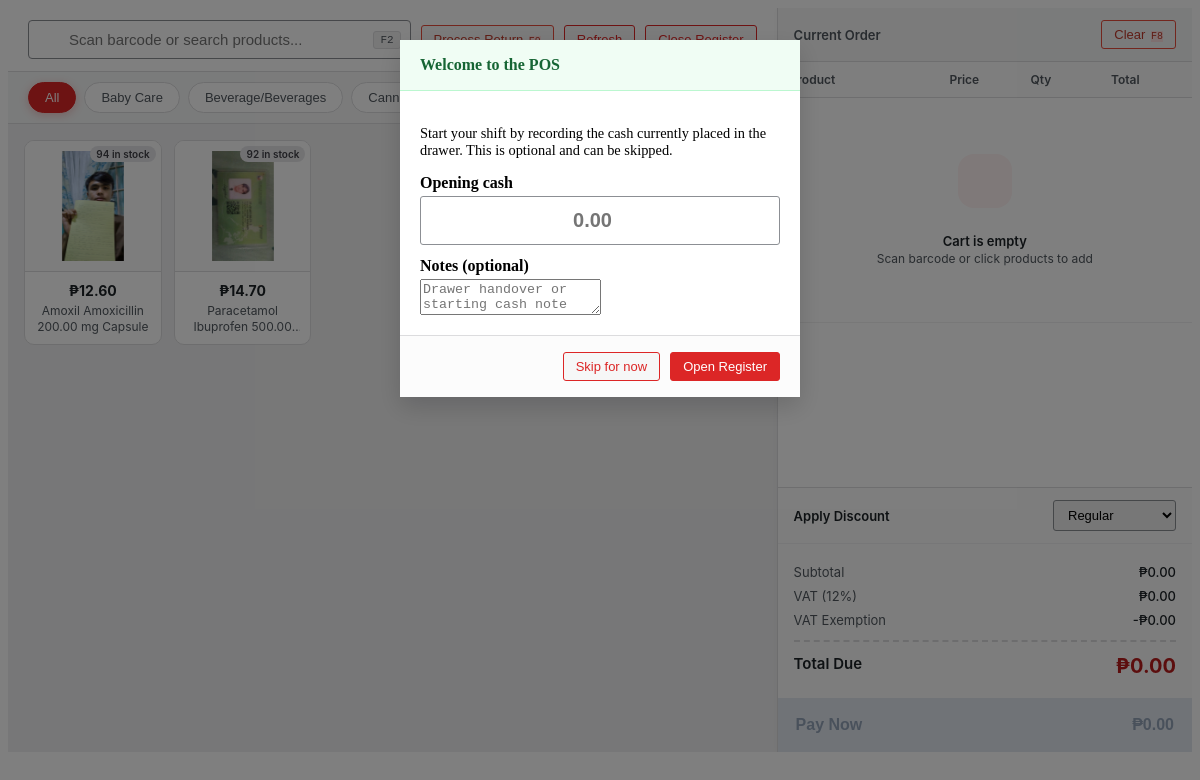
The page /reusablepage/salespos.php (signed in) on the database as committed earlier.
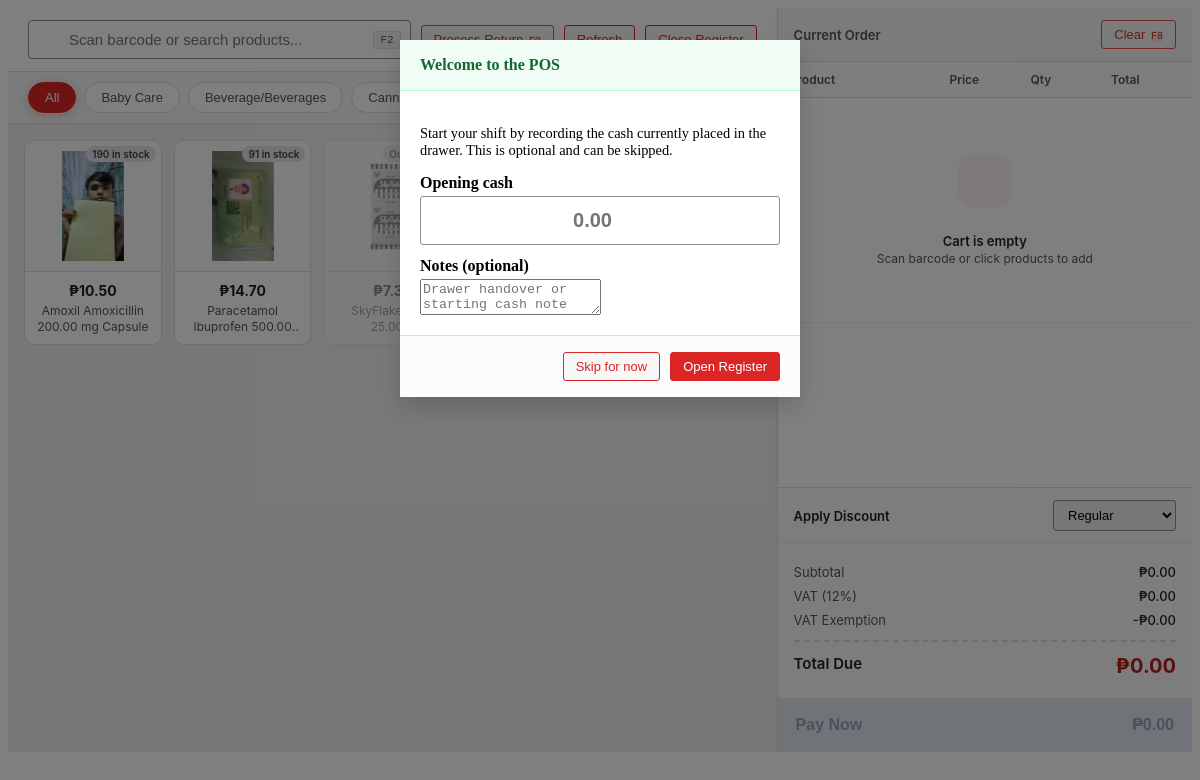
The same page on the database as committed later.
### tables this page shows
CREATE TABLE `product_categories` (
  `id` int(11) NOT NULL,
  `category_name` varchar(100) NOT NULL,
  `has_vat` tinyint(1) NOT NULL DEFAULT 0,
  `senior_discount` tinyint(1) NOT NULL DEFAULT 0,
  `pwd_discount` tinyint(1) NOT NULL DEFAULT 0
);

CREATE TABLE `products` (
  `id` int(11) NOT NULL,
  `branded_name` varchar(255) NOT NULL COMMENT 'Brand name (e.g., Amoxil)',
  `generic_name` varchar(255) NOT NULL COMMENT 'Generic/active ingredient (e.g., Amoxicillin)',
  `strength` decimal(10,2) NOT NULL DEFAULT 0.00 COMMENT 'Main strength value (e.g., 500mg)',
  `measurement_id` int(11) NOT NULL COMMENT 'FK to unit_measurement table',
  `barcode` varchar(100) DEFAULT NULL COMMENT 'Barcode for POS scanning',
  `category_id` int(11) DEFAULT NULL,
  `classification_id` int(11) DEFAULT NULL,
  `units_per_package` int(11) DEFAULT NULL COMMENT 'Units per package/blister/bottle',
  `imageproduct` varchar(500) NOT NULL,
  `is_basic_necessities` tinyint(1) NOT NULL DEFAULT 0,
  `package_type` varchar(100) DEFAULT NULL COMMENT 'Blister, Bottle, Strip, Box, Jar, etc.',
  `dosage_form` varchar(100) DEFAULT NULL COMMENT 'Tablet, Capsule, Syrup, Suspension, Cream, Drops',
  `dosage_form_id` int(11) DEFAULT NULL,
  `strength_per_quantity` decimal(10,2) DEFAULT NULL COMMENT 'Qty for strength (e.g., 5 for 5mL in syrup)',
  `strength_per_quantity_unit` varchar(50) DEFAULT NULL COMMENT 'Unit for strength_per_quantity (e.g., mL, g)',
  `is_hidden` tinyint(1) NOT NULL DEFAULT 0
);

### function/workingpos.php (called while the page is built, shortened)
<?php
class Product {
    private $conn;
    public function __construct($db) {
        $this->conn = $db;
    }
    public function getProducts() {
        $sql = "SELECT p.*,
                    pc.category_name,
                    pc.has_vat, pc.senior_discount, pc.pwd_discount,
                    um.different_measurement AS measurement_name,
                    COALESCE(SUM(CASE
                        WHEN i.current_quantity > 0
                             AND (i.expiry_date IS NULL OR i.expiry_date >= CURDATE())
                        THEN i.current_quantity
                        ELSE 0
                    END), 0) AS stock,
                    MIN(CASE
                        WHEN i.current_quantity > 0
                             AND i.expiry_date IS NOT NULL
                             AND i.expiry_date >= CURDATE()
                        THEN i.expiry_date
                        ELSE NULL
                    END) AS earliest_expiry_date,
                    COALESCE((SELECT newest.sale_price
                              FROM inventory newest
                              WHERE newest.product_id = p.id
                              ORDER BY newest.date_received DESC, newest.id DESC
                              LIMIT 1), 0) AS total_price,
                    COALESCE((SELECT newest.purchase_cost
                              FROM inventory newest
                              WHERE newest.product_id = p.id
                              ORDER BY newest.date_received DESC, newest.id DESC
                              LIMIT 1), 0) AS net_price,
                    COALESCE((SELECT newest.sale_price
                              FROM inventory newest
                              WHERE newest.product_id = p.id
                              ORDER BY newest.date_received DESC, newest.id DESC
                              LIMIT 1), 0) AS sale_price
                FROM products p
                LEFT JOIN product_categories pc ON p.category_id = pc.id
                LEFT JOIN unit_measurement um ON p.measurement_id = um.unit_id
                LEFT JOIN inventory i ON p.id = i.product_id
                GROUP BY p.id
                ORDER BY p.generic_name ASC";
        $stmt = $this->conn->prepare($sql);
        $stmt->execute();
        return $stmt->fetchAll(PDO::FETCH_ASSOC);
    }
    public function getCategories() {
        $sql = "SELECT * FROM product_categories ORDER BY category_name ASC";
        $stmt = $this->conn->prepare($sql);
        $stmt->execute();
        return $stmt->fetchAll(PDO::FETCH_ASSOC);
    }
    public function getDiscounts() {
        $sql = "SELECT * FROM discounts ORDER BY id ASC";
        $stmt = $this->conn->prepare($sql);
        $stmt->execute();
        return $stmt->fetchAll(PDO::FETCH_ASSOC);
    }
}

### reusablepage/salespos.php (the view, shortened to what this page needs)
<?php
require_once __DIR__ . "/../conn/database.php";
require_once __DIR__ . "/../function/workingpos.php";
$product = new Product($db);
$products = $product->getProducts();
$categories = $product->getCategories();
$discounts = $product->getDiscounts();
?>
<link rel="stylesheet" href="../css/pos_wepos.css?v=1.7">
<div class="wepos-wrapper" id="weposApp">
    <div class="wepos-left">
        <div class="wepos-header">
            <div class="wepos-search-container">
                <input type="text" id="weposSearch" placeholder="Scan barcode or search products..." autocomplete="off">
                <kbd>F2</kbd>
            </div>
            <button type="button" class="wepos-btn wepos-btn-outline text-danger" style="border-color: #e74c3c; color: #c0392b;" onclick="openReturnModal()">
                    <i class="fas fa-undo-alt me-1"></i> Process Return <kbd style="font-size: 10px; background: #fee2e2; color: #c0392b; border: none; margin-left: 2px;">F9</kbd>
                </button>
            <button class="wepos-btn wepos-btn-outline" onclick="location.reload()">
            </button>
            <button class="wepos-btn wepos-btn-outline text-primary" onclick="weposOpenClosingModal()">
            </button>
        </div>
        <div class="wepos-categories">
            <button class="wepos-cat-btn active" onclick="weposFilterCat('All')">All</button>
            <?php foreach ($categories as $cat): ?>
                <button class="wepos-cat-btn" onclick="weposFilterCat('<?= htmlspecialchars($cat['category_name']) ?>')">
                    <?= htmlspecialchars($cat['category_name']) ?>
                </button>
            <?php endforeach; ?>
        </div>
        <div class="wepos-products-area">
            <div class="wepos-products-grid" id="weposGrid">
                <?php foreach ($products as $row): ?>
                    <?php
                        $stock = (int)($row['stock'] ?? 0);
                        $isOut = $stock <= 0;
                        $expiryDate = $row['earliest_expiry_date'] ?? null;
                        $isExpired = ($expiryDate && strtotime($expiryDate) < strtotime('today')) ? true : false;
                        $image = !empty($row['imageproduct']) ? "../img/" . $row['imageproduct'] : "";
                        $salePrice = (float)($row['total_price'] ?? $row['sale_price'] ?? 0);
                        $costPrice = (float)($row['net_price'] ?? $row['purchase_cost'] ?? $salePrice);
                    ?>
                    <div class="wepos-product-card <?= $isOut ? 'out-of-stock' : '' ?><?= $isExpired ? ' expired' : '' ?>"
                         data-id="<?= $row['id'] ?>"
                         data-name="<?= htmlspecialchars($row['branded_name']) ?> <?= htmlspecialchars($row['generic_name']) ?> <?= htmlspecialchars($row['strength'] ?? '') ?> <?= htmlspecialchars($row['measurement_name'] ?? '') ?><?= !empty(trim($row['dosage_form'] ?? '')) ? ' ' . htmlspecialchars(trim($row['dosage_form'])) : '' ?><?= isset($row['strength_per_quantity']) && $row['strength_per_quantity'] > 0 ? ' (' . htmlspecialchars((string)$row['strength_per_quantity']) . ' ' . htmlspecialchars(trim($row['strength_per_quantity_unit'] ?? '')) . ' per unit)' : '' ?>"
                         data-branded="<?= htmlspecialchars($row['branded_name']) ?>"
                         data-generic="<?= htmlspecialchars($row['generic_name']) ?>"
                         data-strength="<?= htmlspecialchars(trim(($row['strength'] ?? '') . (($row['strength'] ?? '') !== '' ? ' ' : '') . ($row['measurement_name'] ?? ''))) ?>"
                         data-form="<?= htmlspecialchars(trim($row['dosage_form'] ?? '')) ?>"
                         data-price="<?= $salePrice ?>"
                         data-net="<?= $costPrice ?>"
                         data-barcode="<?= htmlspecialchars($row['barcode'] ?? '') ?>"
                         data-category="<?= htmlspecialchars($row['category_name'] ?? 'Uncategorized') ?>"
                         data-has-vat="<?= (int)($row['has_vat'] ?? 0) ?>"
                         data-senior="<?= (int)($row['senior_discount'] ?? 0) ?>"
                         data-pwd="<?= (int)($row['pwd_discount'] ?? 0) ?>"
                         data-stock="<?= $stock ?>"
                         data-pcs="<?= (int)($row['pcs'] ?? 1) ?>"
                         data-expired="<?= $isExpired ? '1' : '0' ?>"
                         onclick="event.stopPropagation(); weposAddToCart(this)">
                        <div class="wepos-card-img">
                            <?php if ($image): ?>
                                <img src="<?= $image ?>" alt="">
                            <?php else: ?>
                                <i class="fas fa-box" style="font-size: 2rem; color: #cbd5e1;"></i>
                            <?php endif; ?>
                            <?php if ($isExpired): ?>
                                <span class="wepos-stock-badge expired">EXPIRED</span>
                            <?php elseif ($isOut): ?>
                                <span class="wepos-stock-badge empty">Out of Stock</span>
                            <?php else: ?>
                                <span class="wepos-stock-badge <?= $stock <= 10 ? 'low' : '' ?>"><?= $stock ?> in stock</span>
                            <?php endif; ?>
                        </div>
                        <div class="wepos-card-info">
                            <div class="wepos-card-price">₱<?= number_format($salePrice, 2) ?></div>
                            <div class="wepos-card-name">
                                <?= htmlspecialchars($row['branded_name']) ?> <?= htmlspecialchars($row['generic_name']) ?> <?= htmlspecialchars($row['strength'] ?? '') ?> <?= htmlspecialchars($row['measurement_name'] ?? '') ?><?= !empty(trim($row['dosage_form'] ?? '')) ? ' ' . htmlspecialchars(trim($row['dosage_form'])) : '' ?>
                            </div>
                        </div>
                    </div>
                <?php endforeach; ?>
            </div>
        </div>
    </div>
    <div class="wepos-right">
        <div class="wepos-cart-header">
            <span style="font-size:13px; font-weight:600; color:#50575e;"><i class="fas fa-shopping-cart me-1"></i> Current Order</span>
            <div class="wepos-cart-actions">
                <button class="wepos-btn wepos-btn-outline text-danger" style="border-color: #e74c3c; color: #c0392b;" onclick="weposClearCart()">
                    <i class="fas fa-trash-alt me-1"></i> Clear <kbd style="font-size: 10px; background: #fee2e2; color: #c0392b; border: none; margin-left: 2px;">F8</kbd>
                </button>
            </div>
        </div>
        <div class="wepos-cart-items">
            <table class="wepos-cart-table">
                <thead>
                    <tr>
                        <th class="wepos-col-name">Product</th>
                        <th class="wepos-col-price">Price</th>
                        <th class="wepos-col-qty">Qty</th>
                        <th class="wepos-col-total">Total</th>
                        <th class="wepos-col-action"></th>
                    </tr>
                </thead>
                <tbody id="weposCartBody">
                </tbody>
            </table>
        </div>
        <div class="wepos-checkout-area">
            <div class="wepos-discount-row">
                <div class="wepos-discount-label"><i class="fas fa-tags text-primary"></i> Apply Discount</div>
                <select id="weposDiscount" class="wepos-select" onchange="weposOnDiscountChange(this)">
                    <?php foreach ($discounts as $d): ?>
                        <?php
                            $discountName = trim((string)($d['discount_name'] ?? ''));
                            $discountRate = (float)($d['discount_rate'] ?? 0);
                            $isStatutoryDiscount = stripos($discountName, 'senior') !== false || stripos($discountName, 'pwd') !== false;
                            $displayName = $discountName;
                            $displayRate = number_format($discountRate > 1 ? $discountRate / 100 : $discountRate, 2, '.', '');
                            $displayRule = $isStatutoryDiscount ? 'statutory' : 'regular';
                            $displayExempt = $isStatutoryDiscount ? 1 : (int)($d['is_vat_exempt'] ?? 0);
                        ?>
                        <option value="<?= (int)$d['id'] ?>"
                                data-rate="<?= $displayRate ?>"
                                data-rule="<?= $displayRule ?>"
                                data-exempt="<?= $displayExempt ?>"
                                <?= ($discountRate == 0) ? 'selected' : '' ?>>
                            <?= htmlspecialchars($displayName, ENT_QUOTES, 'UTF-8') ?>
                        </option>
                    <?php endforeach; ?>
                </select>
            </div>
            <div class="wepos-calc-box">
                <div class="wepos-calc-row">
                    <span>Subtotal</span>
                    <span id="calcSub">₱0.00</span>
                </div>
                <div class="wepos-calc-row text-muted" id="rowVat" style="display:none;">
                    <span>VAT (12%)</span>
                    <span id="calcVat">+₱0.00</span>
                </div>
                <div class="wepos-calc-row text-muted" id="rowVatExempt" style="display:none;">
                    <span>VAT Exemption</span>
                    <span id="calcVatExempt">-₱0.00</span>
                </div>
                <div class="wepos-calc-row total-row">
                    <span>Total Due</span>
                    <span class="wepos-grand-total" id="calcTotal">₱0.00</span>
                </div>
            </div>
            <button class="wepos-pay-btn" id="weposPayBtn" onclick="weposOpenPayModal()" disabled>
                <span>Pay Now</span>
                <span class="wepos-pay-amount" id="btnTotalAmount">₱0.00</span>
            </button>
        </div>
    </div>
</div>
<div class="wepos-modal-overlay" id="registerOpeningModal" style="display:none;" onclick="weposCloseOpeningModal(event)">
    <div class="wepos-modal" onclick="event.stopPropagation()" style="max-width:440px;">
        <div class="wepos-modal-head" style="background:#f0fdf4; border-bottom:1px solid #bbf7d0;">
            <h5 style="color:#166534;"><i class="fas fa-hand-sparkles me-2"></i>Welcome to the POS</h5>
            <button type="button" onclick="weposCloseOpeningModal()"><i class="fas fa-times"></i></button>
        </div>
        <div class="wepos-modal-body">
            <p class="text-muted" style="font-size:0.9rem;">Start your shift by recording the cash currently placed in the drawer. This is optional and can be skipped.</p>
            <label for="openingCashAmount" style="font-weight:600; display:block; margin-bottom:4px;">Opening cash</label>
            <input type="number" id="openingCashAmount" class="wepos-input-lg" min="0" step="0.01" placeholder="0.00" autofocus>
            <label for="openingCashNotes" style="font-weight:600; display:block; margin:12px 0 4px;">Notes (optional)</label>
            <textarea id="openingCashNotes" rows="2" class="form-control" placeholder="Drawer handover or starting cash note"></textarea>
        </div>
        <div class="wepos-modal-foot">
            <button type="button" class="wepos-btn wepos-btn-outline" onclick="weposSkipOpeningModal()">Skip for now</button>
            <button type="button" class="wepos-btn wepos-btn-primary" id="confirmOpeningBtn" onclick="weposSubmitRegisterOpening()">Open Register</button>
        </div>
    </div>
</div>

Rows that differ between the two databases and show on the page:
computed for products "Amoxil": stock "94" → "190"; salePrice "12.60" → "10.50"
computed for products "Paracetamol": stock "92" → "91"
added products: imageproduct (picture), shows "Out…", salePrice "7.35", branded_name "SkyFlakes", strength "25.00", dosage_form empty (drawn)
